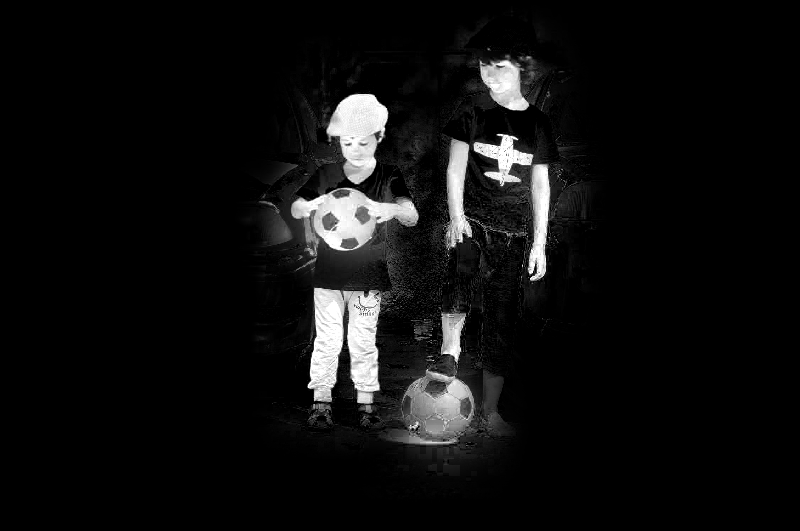
#> input picture output/mask.png, 800 x 531 px
$ python superpixel_segmentation.py output/mask.png --constraint 5 5
#> lines starting #> are read from the running program, lines starting #| are printed output that depends on the picture; after the words box and inside, x2 and y2 are one past the last pixel; in counts of white or black regions, pixels touching at a corner belong together
#> in main, original is the input picture: shape (531, 800); min 0, max 255, mean 15.8
### visualization.py
from __future__ import annotations

from PIL import Image

from metrics import pca

import numpy as np


def show_features(features: np.ndarray):
    """Given a mapping (i, j) -> feature vector, create a visualization representative of the regions identified by the feature vectors."""
    return pca(features, dim=3)


# [13 lines left out: function show_regions, not called in this run]


def show_constraints(original: np.ndarray, constraints: list[int, int], length=25, thickness=3):
    """Visualize the constraints on the image using black and white circles where each consecutive constraint has an additional layer of black and white.  This function requires constraints to be given as (row, column) coordinates of the image!"""
#> called with length = 25, thickness = 3
    from itertools import cycle, chain, repeat
    from scipy import ndimage
    # don't overwrite the image
    visual = np.copy(original)
    height, width = np.shape(visual)[0:2]
#> height = 531; width = 800
    # create circular mask with diameter length
    y, x = np.ogrid[0:width, 0:height]
#> y = 800 values from 0 to 799
    gradient = (x - length // 2)**2 + (y - length // 2)**2
    circle =  gradient < (length // 2) ** 2
    for number, (row, col) in enumerate(constraints):
        # create array like visual but with cross
        pattern = np.zeros((height, width), dtype=bool)
        # create initial slices
        h_slice = slice(col - length // 2, col + length // 2 + length % 2)
        v_slice = slice(row - length // 2, row + length // 2 + length % 2)
        # handle out of bounds
        circle_start_h = 0
        circle_start_v = 0
        circle_stop_h = length
        circle_stop_v = length
        # out of bounds on left
        if h_slice.start < 0:
            circle_start_h = -h_slice.start
            circle_stop_h = length
        # out of bounds on right
        if h_slice.stop > width:
            circle_start_h = 0
            circle_stop_h = length // 2
        # out of bounds on top
        if v_slice.start < 0:
            circle_start_v = -v_slice.start
            circle_stop_v = length
        # out of bounds on bottom
        if v_slice.stop > height:
            circle_start_v = 0
            circle_stop_v = length // 2
        h_slice = slice(max(0, h_slice.start), min(h_slice.stop, width))
        v_slice = slice(max(0, v_slice.start), min(v_slice.stop, height))
        h_circle_slice = slice(circle_start_h, circle_stop_h)
        v_circle_slice = slice(circle_start_v, circle_stop_v)
        pattern[v_slice, h_slice] = circle[v_circle_slice, h_circle_slice]
        # pattern[h_slice, v_slice] = circle[h_circle_slice, v_circle_slice]
        # two layers per number increment
        layers = number * 2 + 3
        # only include alpha channel it exists
        has_alpha = np.shape(visual)[-1] == 4
        # cycle between black and white
        color = cycle(chain(
            # four values to avoid broadcasting
            repeat([255, 255, 255, 255] if has_alpha else [255], thickness),
            # and to include alpha value for black
            repeat([0, 0, 0, 255] if has_alpha else [0], thickness)))
        # reversed to avoid overwriting smaller regions
        for i in reversed(range(thickness - 1, layers * thickness - 1)):
            # i + 1 iterations since zero behaves differently
            visual[ndimage.binary_dilation(pattern, iterations=i + 1)] = next(color)
        # fill inside with original
        inside_pattern = ndimage.binary_dilation(pattern, iterations=thickness - 1)
        visual[inside_pattern] = original[inside_pattern]
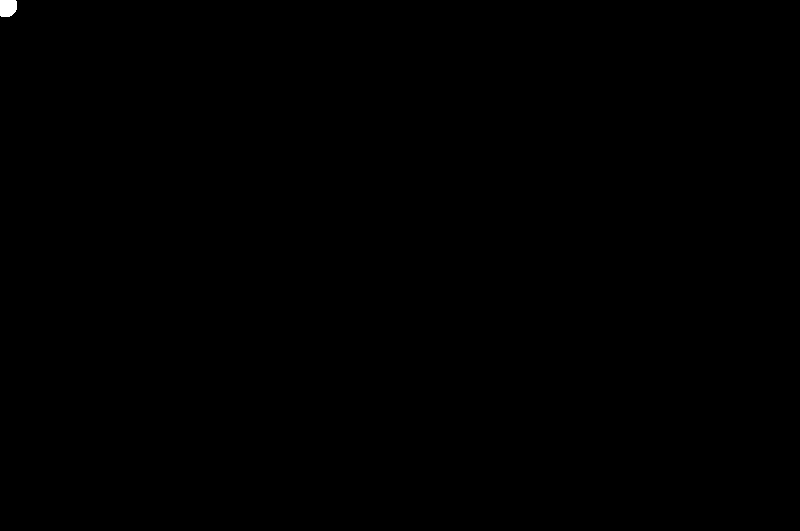
#> pattern: shape (531, 800) bool; 0.06% white; 1 white region, box (x1, y1, x2, y2) and area: (0, 0, 17, 17) 264
#> visual: shape (531, 800); 0.02% of pixels changed, all inside (x1, y1, x2, y2) = (0, 0, 25, 25)
    return visual


def layer_info(image: np.ndarray, *, regions=None, features=None, constraints=None) -> None:
    result = image
    if regions is not None:
        result = show_regions(result, regions)
    if features is not None:
        # controls visibility of the features
        alpha = 0.75
        feat = show_features(features)
        # make sure they have the same shape
        if np.shape(result) != np.shape(feat):
            # insert 255 at index 3 for each entry
            feat = np.insert(feat, 3, 255, axis=-1)
        result = result * (1 - alpha) + feat * alpha
        # cast back to integer
        result = result.astype(np.uint8)
    if constraints is not None:
        result = show_constraints(result, constraints)
    return result


def show(image: np.ndarray, *, regions=None, features=None, constraints=None):
    Image.fromarray(layer_info(image, regions=regions, features=features, constraints=constraints)).show()


def save(image: np.ndarray, *, regions=None, features=None, constraints=None, filename="output/image.png"):
    Image.fromarray(layer_info(image, regions=regions, features=features, constraints=constraints)).save(filename)

### superpixel_segmentation.py
from __future__ import annotations

from argparse import ArgumentParser

from scipy.sparse.csgraph import connected_components
from skimage.segmentation import slic
from time import perf_counter
from collections import deque
from PIL import Image
from cv2 import cv2

import scipy.io as sio
import numpy as np
import json

from metrics import Metric, ColorFeatures, FeaturesPCA
from visualization import save, show


# determined through experimentation
GUIDED_FILTER_RADIUS = 30
# taken from example on GitHub
GUIDED_FILTER_EPSILON = 1e-6 * 255 ** 2
# picked randomly and it happened to work
DELTA_OPTIMIZATION_THRESHOLD = 0.001


def main():
    parser = ArgumentParser(description="Iteratively merge superpixels of an image based on similarity and constraint locations.")
    parser.add_argument("image", help="Image file; fully transparent pixels are ignored to allow for operation on segments")
    parser.add_argument("-c", "--constraint", type=int, required=True, action="append", nargs=2,
        # add proper labels to help text
        metavar=("row", "column"),
        # store into args.constraints
        dest="constraints",
        help="Locations of failed pixel constraints; add more by repeating this flag")

    args = parser.parse_args()

    # turn (x, y) array into (row, col) tuple to allow for indexing
    # note that constraints is sorted with most recent as last
    constraints = [tuple(c) for c in args.constraints]
    # original is an 8-bit rgb(a) image, possibly with opacity;
    # transparent if within bounding box but outside segment
    original = np.array(Image.open(args.image))

    show(original, constraints=constraints)

    # load and set features for the image
    image_name = args.image[args.image.rfind("/")+1:args.image.rfind(".")]
#> (the run stopped early here; a loop or call above may not have finished)
